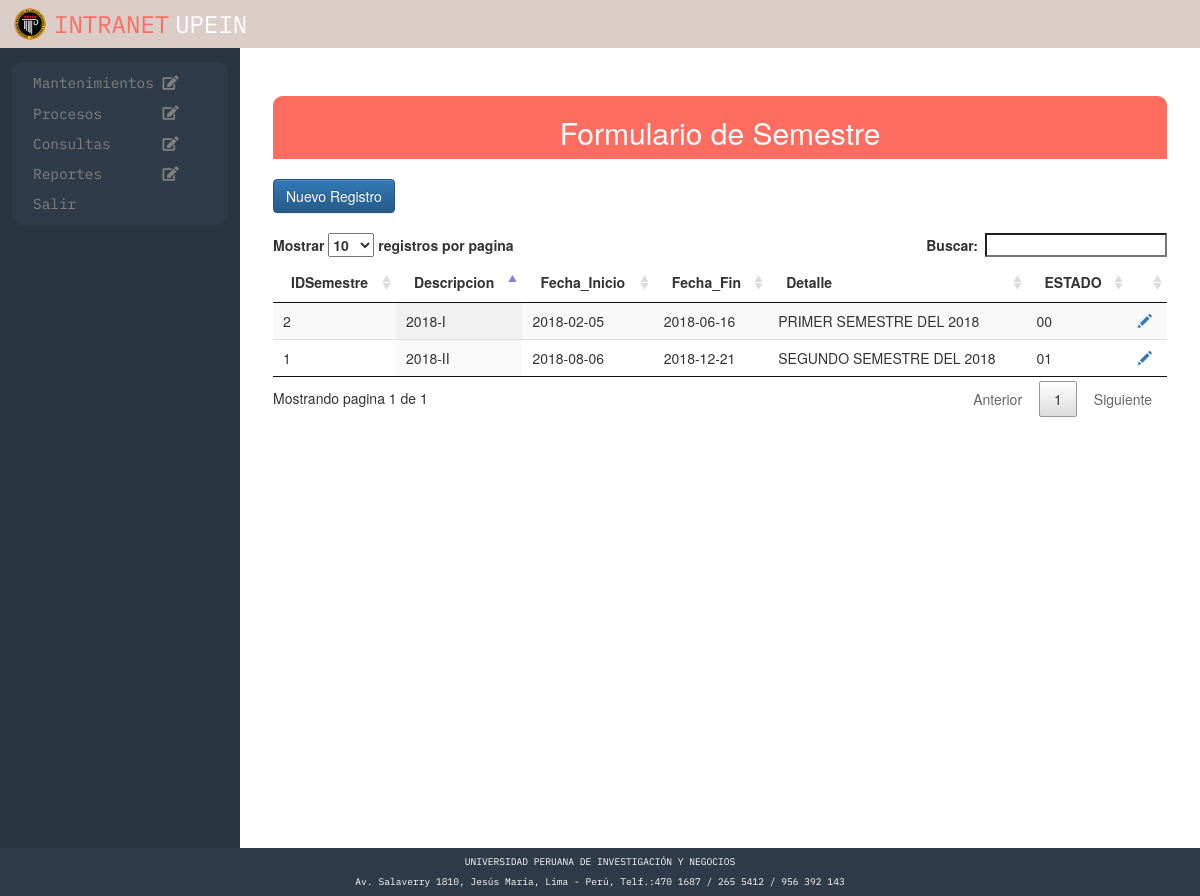
/mantenimiento/general/m_g_semestre.php (signed in), run on an earlier commit of the app's database.
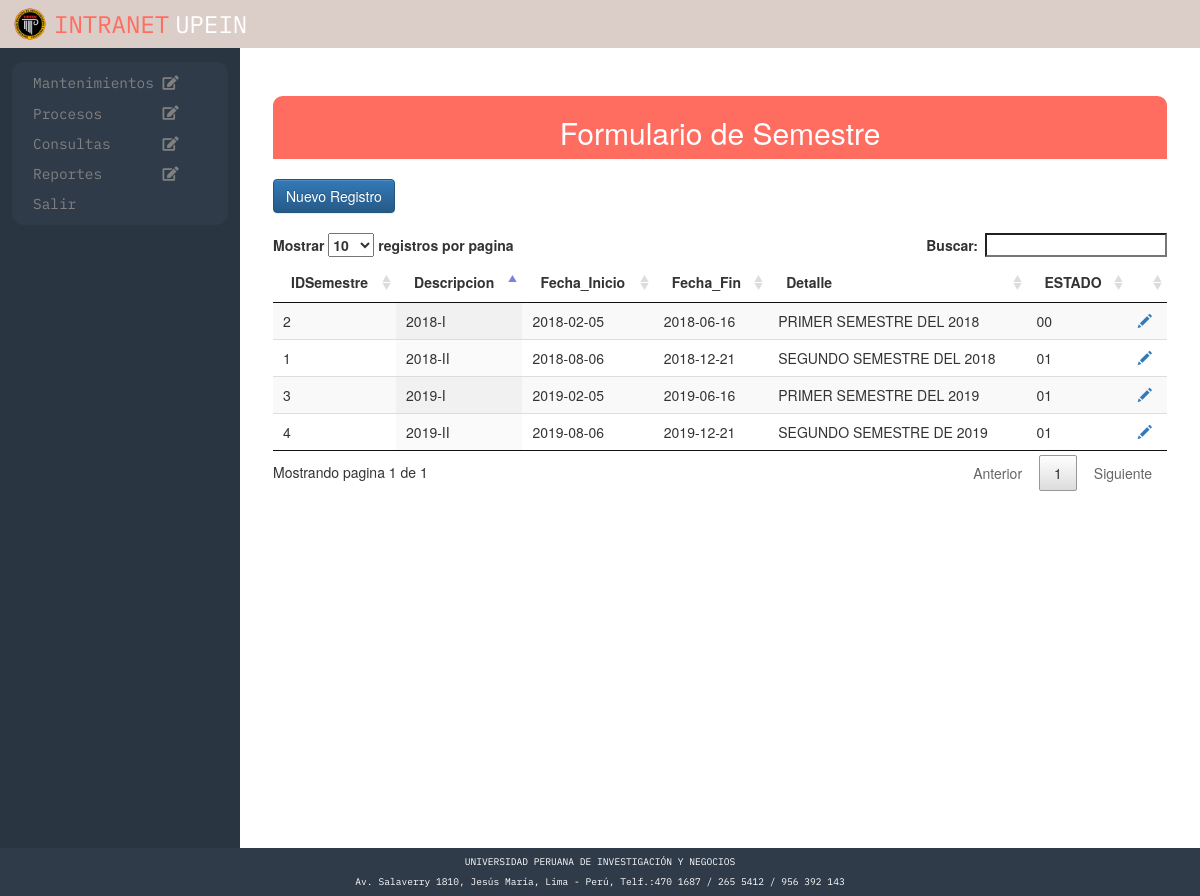
And on a later commit of the database.
### tables this page shows
CREATE TABLE `tbl_semestre` (
  `IDSemestre` int(11) NOT NULL,
  `Descripcion` varchar(10) DEFAULT NULL,
  `Nro_pagos` int(11) DEFAULT NULL,
  `Fecha_Inicio` date DEFAULT NULL,
  `Fecha_Fin` date DEFAULT NULL,
  `Detalle` varchar(40) DEFAULT NULL,
  `nro_notas` tinyint(4) DEFAULT NULL,
  `Estado` varchar(2) DEFAULT NULL
);

### mantenimiento/general/m_g_semestre.php (the view, shortened to what this page needs)
<?php
	require '../../conexion.php';
	$sql = "SELECT * FROM tbl_semestre";
	$resultado = $mysqli->query($sql);
?>
<!DOCTYPE html>
<html lang="es">
<head>
    <link href="../../css/bootstrap.min.css" rel="stylesheet">
	<link href="../../css/bootstrap-theme.css" rel="stylesheet">
	<link href="../../css/jquery.dataTables.min.css" rel="stylesheet">
	<link rel="stylesheet" href="../../css/estilos.css">
    <link rel="stylesheet" href="https://use.fontawesome.com/releases/v5.1.0/css/all.css">
</head>
<body>
	<div class="contenedor">
		<div class="cuerpo" style="display:flex;">
			<div class="lado1"><?php include '../../nav.php'?></div>
			<div class="lado2">
		<div class="container">
				<div class="row" style="background:#FF6C60;border-radius:.8vw .8vw 0 0;">
					<h2 style="text-align:center;color:#ffff;">Formulario de Semestre</h2>
				</div>
				<br>
				<div class="row">
					<a href="m_g_s_nuevo.php" class="btn btn-primary">Nuevo Registro</a>
				</div>
				<br>
				<div class="row table-responsive">
				<table class="display" id="mitabla">
						<thead>
							<tr>
								<th>IDSemestre</th>
								<th>Descripcion</th>
                                <th>Fecha_Inicio</th>
                                <th>Fecha_Fin</th>
								<th>Detalle</th>
								<th>ESTADO</th>
								<th></th>
							</tr>
						</thead>
						<tbody>
							<?php while($row = $resultado->fetch_array(MYSQLI_ASSOC)) { ?>
								<tr>
									<td><?php echo $row['IDSemestre']; ?></td>
									<td><?php echo $row['Descripcion']; ?></td>
									<td><?php echo $row['Fecha_Inicio']; ?></td>
                                    <td><?php echo $row['Fecha_Fin']; ?></td>
                                    <td><?php echo $row['Detalle']; ?></td>
									<td><?php echo $row['Estado'];?></td>
									<td><a href="m_g_s_modificar.php?IDSemestre=<?php echo $row['IDSemestre']; ?>"><span class="glyphicon glyphicon-pencil"></span></a></td>
								</tr>
							<?php } ?>
						</tbody>
					</table>
				</div>
			</div>
		</div>
		</div>
	</div>
</body>
</html>

What changed in the data, as far as the page shows it:
added tbl_semestre: IDSemestre "3", Descripcion "2019-I", Fecha_Inicio "2019-02-05", Fecha_Fin "2019-06-16", Detalle "PRIMER SEMESTRE DEL 2019", Estado "01"
added tbl_semestre: IDSemestre "4", Descripcion "2019-II", Fecha_Inicio "2019-08-06", Fecha_Fin "2019-12-21", Detalle "SEGUNDO SEMESTRE DE 2019", Estado "01"
